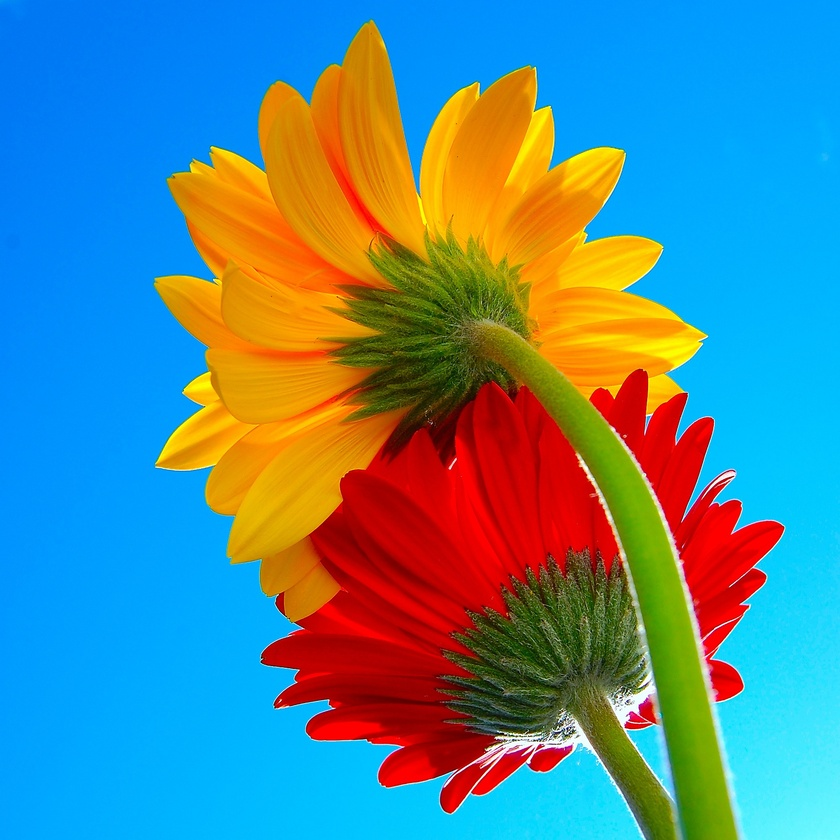
#> input picture clases/Cap02_Color/Matlab/flowers.jpg, 840 x 840 px, shrunk from 1600 x 1600 before the run
$ jupyter execute TRAT02_ColorSegmentation_KMeans.ipynb   (shell and % lines are left out)
#> lines starting #> are read from the running program, lines starting #| are printed output that depends on the picture
[Referencia](https://www.thepythoncode.com/article/kmeans-for-image-segmentation-opencv-python)

[cell 1]
import cv2
import numpy as np
import matplotlib.pyplot as plt
import sys

# read the image
#image = cv2.imread('river.png')
#k = 3 # numbers of clusters (K)
image = cv2.imread('flowers.jpg')
#> image is the input picture: shape (840, 840, 3); mean B, G, R 144.2, 134.6, 86.3
k = 4 # numbers of clusters (K)

# convert to RGB
image = cv2.cvtColor(image, cv2.COLOR_BGR2RGB)
plt.imshow(image)
plt.show()

# reshape the image to a 2D array of pixels and 3 color values (RGB)
pixel_values = image.reshape((-1, 3))
# convert to float
pixel_values = np.float32(pixel_values)

# define stopping criteria
criteria = (cv2.TERM_CRITERIA_EPS + cv2.TERM_CRITERIA_MAX_ITER, 100, 0.2)

compactness, labels, (centers) = cv2.kmeans(pixel_values, k, None, criteria, 10, cv2.KMEANS_RANDOM_CENTERS)
#> compactness = 1.44e+09; centers = [[7.8, 166.8, 252.4], [232.4, 151.5, 11.65], [85.3, 103, 19.32], [196.3, 4.13, 3.11]]

# convert back to 8 bit values
centers = np.uint8(centers)
#> centers = [[7, 166, 252], [232, 151, 11], [85, 102, 19], [196, 4, 3]]

# flatten the labels array
labels = labels.flatten()

# convert all pixels to the color of the centroids
segmented_image = centers[labels]

# reshape back to the original image dimension
segmented_image = segmented_image.reshape(image.shape)
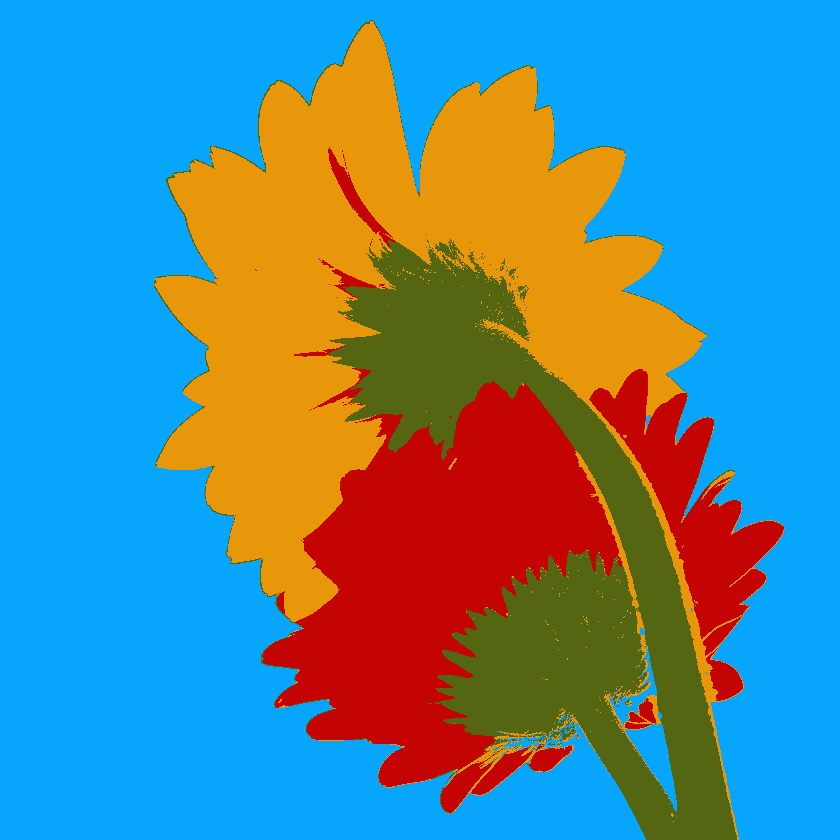
#> segmented_image: shape (840, 840, 3); mean R, G, B 85.7, 134, 144.2

# show the image
plt.imshow(segmented_image)
plt.show()

[cell 2]
# disable only the cluster number 2 (turn the pixel into black)
masked_image = np.copy(image)
# convert to the shape of a vector of pixel values
masked_image = masked_image.reshape((-1, 3))
# color (i.e cluster) to disable
cluster = 0
masked_image[labels == cluster] = [0, 0, 0]

# convert back to original shape
masked_image = masked_image.reshape(image.shape)
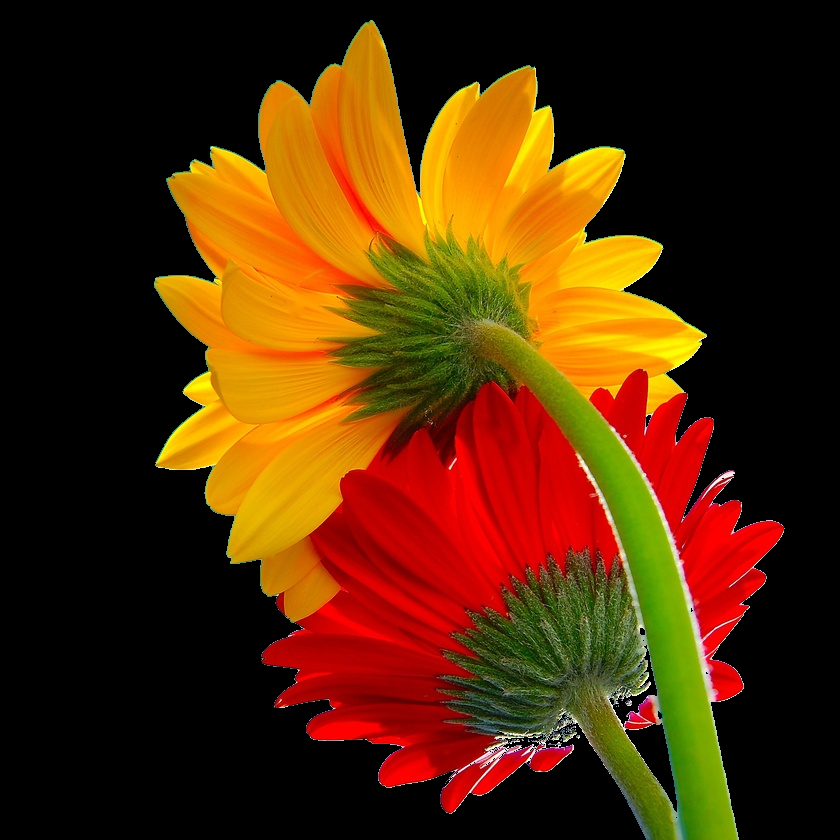
#> masked_image: shape (840, 840, 3); mean R, G, B 82, 42.3, 4.9
# show the image
plt.imshow(masked_image)
plt.show()

$ run again, with clases/Cap02_Color/Matlab/river.png saved as clases/Cap02_Color/Matlab/flowers.jpg
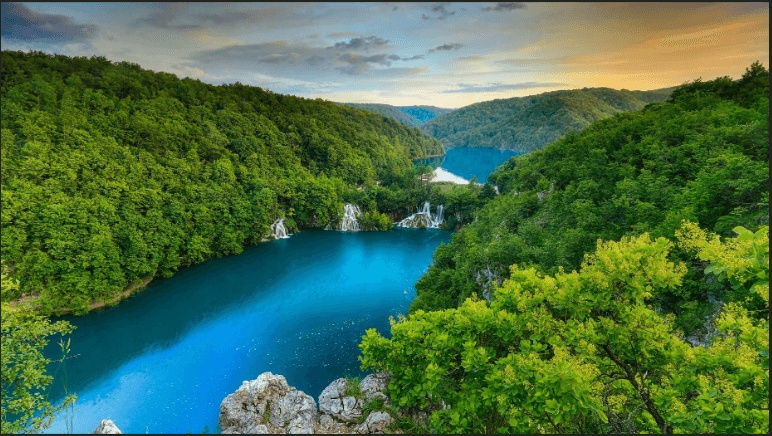
#> input picture clases/Cap02_Color/Matlab/river.png, 772 x 436 px
#> image is the input picture: shape (436, 772, 3); mean B, G, R 73.3, 111.6, 75.1
#> `compactness, labels, (centers) = cv2.kmeans(pixel_values, k, None, cri..`: compactness = 715942013.3; centers = [[160, 166, 152], [98.86, 127.1, 46.45], [10.66, 135, 187.5], [35.44, 71.04, 27.42]]
#> `centers = np.uint8(centers)`: centers = [[159, 165, 152], [98, 127, 46], [10, 134, 187], [35, 71, 27]]
#> `segmented_image = segmented_image.reshape(image.shape)`:
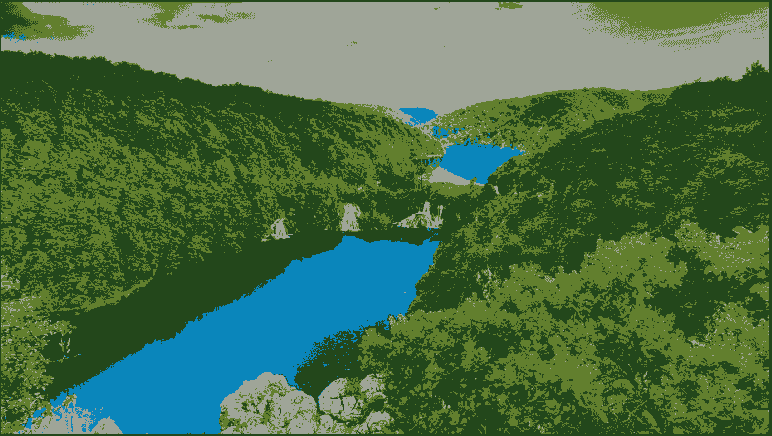
#> segmented_image: shape (436, 772, 3); mean R, G, B 74.4, 111.3, 72.9
#> `masked_image = masked_image.reshape(image.shape)`:
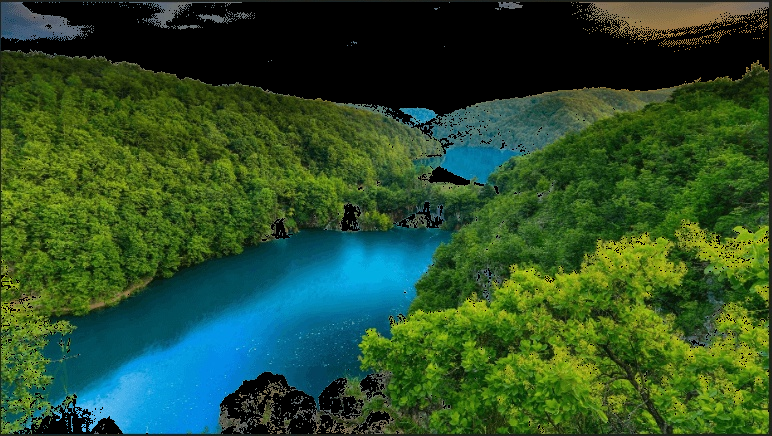
#> masked_image: shape (436, 772, 3); mean R, G, B 43.4, 78.8, 43.2

$ run again, with clases/Cap02_Color/Matlab/butterfly.jpg copied over clases/Cap02_Color/Matlab/flowers.jpg
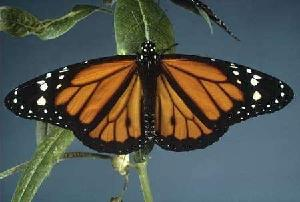
#> input picture clases/Cap02_Color/Matlab/butterfly.jpg, 300 x 202 px
#> image is the input picture: shape (202, 300, 3); mean B, G, R 78, 84.7, 81.2
#> `compactness, labels, (centers) = cv2.kmeans(pixel_values, k, None, cri..`: compactness = 70849112.7; centers = [[100.6, 122.3, 127.5], [170, 106.2, 45.86], [65.92, 84.27, 88.04], [38.87, 32.42, 22.39]]
#> `centers = np.uint8(centers)`: centers = [[100, 122, 127], [169, 106, 45], [65, 84, 88], [38, 32, 22]]
#> `segmented_image = segmented_image.reshape(image.shape)`:
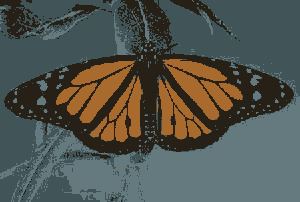
#> segmented_image: shape (202, 300, 3); mean R, G, B 80.4, 84.4, 77.6
#> `masked_image = masked_image.reshape(image.shape)`:
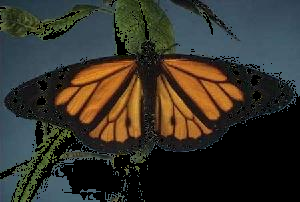
#> masked_image: shape (202, 300, 3); mean R, G, B 53.3, 50.8, 42.6
